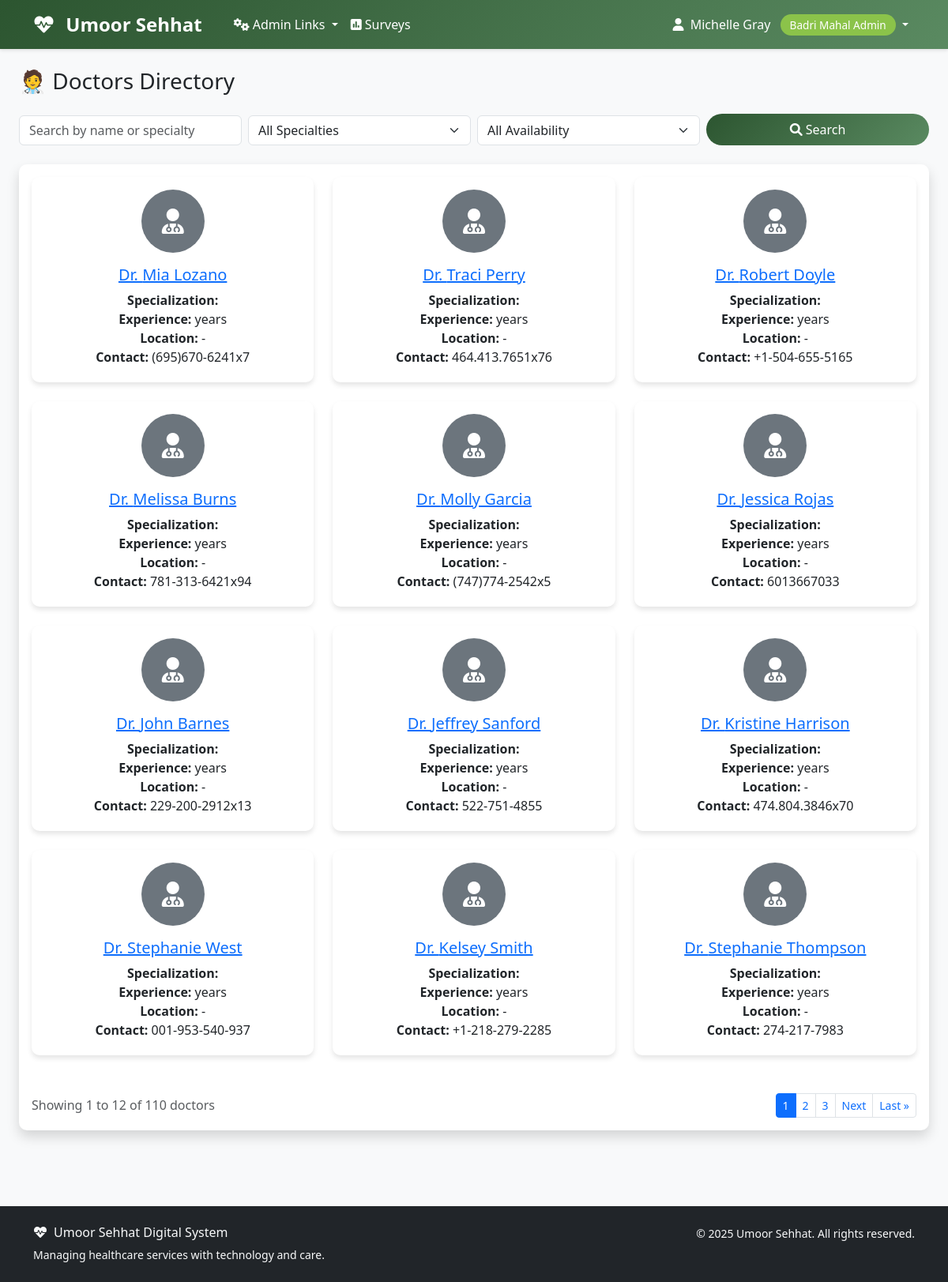
Page /doctordirectory/doctors/ (signed in) on the committed database.
### accounts/models.py (models this page shows, shortened)
class User(AbstractUser):
    ROLE_CHOICES = [
        ('aamil', 'Aamil'),
        ('moze_coordinator', 'Moze Coordinator'),
        ('doctor', 'Doctor'),
        ('student', 'Student'),
        ('badri_mahal_admin', 'Badri Mahal Admin'),
    ]
    role = models.CharField(max_length=20, choices=ROLE_CHOICES, default='student')
    its_id = models.CharField(
        max_length=8,
        unique=True,
        null=True,
        blank=True,
        validators=[RegexValidator(
            regex=r'^\d{8}$',
            message='ITS ID must be exactly 8 digits',
            code='invalid_its_id'
        )],
        help_text='8-digit ITS ID'
    )
    phone_number = models.CharField(max_length=15, blank=True, null=True)
    profile_photo = models.URLField(blank=True, null=True)
    arabic_name = models.CharField(max_length=100, blank=True, null=True)
    age = models.PositiveIntegerField(blank=True, null=True)
    verified_certificate = models.FileField(upload_to='certificates/', blank=True, null=True)
    specialty = models.CharField(max_length=100, blank=True, null=True)
    college = models.CharField(max_length=100, blank=True, null=True)  # For students
    specialization = models.CharField(max_length=100, blank=True, null=True)  # For students
    created_at = models.DateTimeField(auto_now_add=True)
    updated_at = models.DateTimeField(auto_now=True)
    def get_full_name(self):
        if self.arabic_name:
            return self.arabic_name
        return super().get_full_name() or self.username
    @property
    def is_aamil(self):
        return self.role == 'aamil'
    @property
    def is_moze_coordinator(self):
        return self.role == 'moze_coordinator'
    @property
    def is_doctor(self):
        return self.role == 'doctor'
    @property
    def is_student(self):
        return self.role == 'student'
    @property
    def is_admin(self):
        return self.role == 'badri_mahal_admin' or self.is_superuser
    class Meta:
        verbose_name = 'User'
        verbose_name_plural = 'Users'
        ordering = ['first_name', 'last_name']

### doctordirectory/models.py (models this page shows, shortened)
class Doctor(models.Model):
    user = models.OneToOneField(
        settings.AUTH_USER_MODEL,
        on_delete=models.CASCADE,
        related_name='doctordirectory_profile',
        limit_choices_to={'role': 'doctor'}
    )
    name = models.CharField(max_length=100)  # Can be different from user's name
    its_id = models.CharField(
        max_length=8,
        unique=True,
        validators=[RegexValidator(
            regex=r'^\d{8}$',
            message='ITS ID must be exactly 8 digits'
        )]
    )
    specialty = models.CharField(max_length=100)
    qualification = models.CharField(max_length=200, blank=True, null=True)
    experience_years = models.PositiveIntegerField(default=0)
    verified_certificate = models.FileField(upload_to='doctor_certificates/', blank=True, null=True)
    assigned_moze = models.ForeignKey(
        Moze,
        on_delete=models.SET_NULL,
        null=True,
        blank=True,
        related_name='assigned_doctors'
    )
    is_verified = models.BooleanField(default=False)
    is_available = models.BooleanField(default=True)
    license_number = models.CharField(max_length=50, blank=True, null=True)
    consultation_fee = models.DecimalField(max_digits=10, decimal_places=2, default=0.00)
    phone = models.CharField(max_length=15, blank=True, null=True)
    email = models.EmailField(blank=True, null=True)
    address = models.TextField(blank=True, null=True)
    languages_spoken = models.CharField(max_length=200, blank=True, null=True, help_text='Comma-separated languages')
    bio = models.TextField(blank=True, null=True)
    created_at = models.DateTimeField(auto_now_add=True)
    updated_at = models.DateTimeField(auto_now=True)
    class Meta:
        verbose_name = 'Doctor'
        verbose_name_plural = 'Doctors'
        ordering = ['name']

### doctordirectory/views.py (the view, shortened to what this page needs)
# urls.py: path('doctors/', views.DoctorListView.as_view(), name='doctor_list'),
class DoctorListView(LoginRequiredMixin, ListView):
    model = Doctor
    template_name = 'doctordirectory/doctor_list.html'
    context_object_name = 'doctors'
    paginate_by = 12
    def get_queryset(self):
        queryset = Doctor.objects.select_related('user', 'assigned_moze')
        search = self.request.GET.get('search')
        specialty = self.request.GET.get('specialty')
        if specialty:
            queryset = queryset.filter(user__specialty__icontains=specialty)
        available = self.request.GET.get('available')
        if available == 'true':
            today = timezone.now().date()
            queryset = queryset.filter(
                availabilities__date=today,
                availabilities__is_available=True
            )
        return queryset.distinct()
    def get_context_data(self, **kwargs):
        context = super().get_context_data(**kwargs)
        context['search_query'] = self.request.GET.get('search', '')
        context['specialty_filter'] = self.request.GET.get('specialty', '')
        context['available_filter'] = self.request.GET.get('available', '')
        context['specialties'] = Doctor.objects.filter(
            user__specialty__isnull=False
        ).exclude(user__specialty='').values_list('user__specialty', flat=True).distinct()
        return context

### templates/doctordirectory/doctor_list.html (shortened to what this page needs)
{% extends 'base.html' %}
{% block content %}
<div class="container-fluid">
    <div class="row mb-4">
        <div class="col-12">
            <h1 class="h3 mb-0 text-gray-800">🧑‍⚕️ Doctors Directory</h1>
        </div>
    </div>
    <form method="get" class="mb-4">
        <div class="row g-2 align-items-end">
            <div class="col-md-3">
                <input type="text" name="search" class="form-control" placeholder="Search by name or specialty" value="{{ search_query }}">
            </div>
            <div class="col-md-3">
                <select name="specialty" class="form-select">
                    <option value="">All Specialties</option>
                </select>
            </div>
            <div class="col-md-3">
                <select name="available" class="form-select">
                    <option value="">All Availability</option>
                </select>
            </div>
            <div class="col-md-3">
                <button type="submit" class="btn btn-primary w-100"><i class="fas fa-search me-1"></i>Search</button>
            </div>
        </div>
    </form>
    <div class="card shadow mb-4">
        <div class="card-body">
            {% if doctors %}
                <div class="row">
                    {% for doctor in doctors %}
                    <div class="col-md-6 col-lg-4 mb-4">
                        <div class="card h-100">
                            <div class="card-body d-flex flex-column align-items-center text-center">
                                {% if doctor.user.profile_photo %}
                                    <img src="{{ doctor.user.profile_photo }}" alt="Profile Photo" class="rounded-circle mb-2" style="width: 80px; height: 80px; object-fit: cover;">
                                {% else %}
                                    <div class="rounded-circle bg-secondary mb-2 d-flex align-items-center justify-content-center" style="width: 80px; height: 80px;">
                                        <i class="fas fa-user-md fa-2x text-white"></i>
                                    </div>
                                {% endif %}
                                <h5 class="card-title mt-2">
                                    <a href="{% url 'doctordirectory:doctor_detail' doctor.pk %}">Dr. {{ doctor.user.get_full_name }}</a>
                                </h5>
                                <p class="card-text mb-1">
                                    <strong>Specialization:</strong> {{ doctor.specialization }}<br>
                                    <strong>Experience:</strong> {{ doctor.years_of_experience }} years<br>
                                    <strong>Location:</strong> {{ doctor.user.profile.location|default:'-' }}<br>
                                    <strong>Contact:</strong> {{ doctor.user.phone_number|default:'-' }}
                                </p>
                            </div>
                        </div>
                    </div>
                    {% endfor %}
                </div>
                {% if is_paginated %}
                <div class="d-flex justify-content-between align-items-center mt-4">
                    <div class="text-muted">
                        Showing {{ page_obj.start_index }} to {{ page_obj.end_index }} of {{ page_obj.paginator.count }} doctors
                    </div>
                    <nav aria-label="Doctor pagination">
                        <ul class="pagination pagination-sm mb-0">
                            {% for num in page_obj.paginator.page_range %}
                                {% if page_obj.number == num %}
                                    <li class="page-item active">
                                        <span class="page-link">{{ num }}</span>
                                    </li>
                                {% elif num > page_obj.number|add:'-3' and num < page_obj.number|add:'3' %}
                                    <li class="page-item">
                                        <a class="page-link" href="?page={{ num }}">{{ num }}</a>
                                    </li>
                                {% endif %}
                            {% endfor %}
                            {% if page_obj.has_next %}
                                <li class="page-item">
                                    <a class="page-link" href="?page={{ page_obj.next_page_number }}">Next</a>
                                </li>
                                <li class="page-item">
                                    <a class="page-link" href="?page={{ page_obj.paginator.num_pages }}">Last &raquo;</a>
                                </li>
                            {% endif %}
                        </ul>
                    </nav>
                </div>
                {% endif %}
            {% else %}
                <p class="text-muted">No doctors registered yet.</p>
            {% endif %}
        </div>
    </div>
</div>
{% endblock %}

### templates/base.html (shortened to what this page needs)
<!DOCTYPE html>
<html lang="en">
<head>
    <link href="https://cdn.jsdelivr.net/npm/bootstrap@5.3.0/dist/css/bootstrap.min.css" rel="stylesheet">
    <link href="https://cdnjs.cloudflare.com/ajax/libs/font-awesome/6.0.0/css/all.min.css" rel="stylesheet">
</head>
<body>
    <nav class="navbar navbar-expand-lg navbar-custom">
        <div class="container">
            <a class="navbar-brand text-white" href="{% url 'dashboard' %}">
                <i class="fas fa-heartbeat me-2"></i>
                Umoor Sehhat
            </a>
            <div class="collapse navbar-collapse" id="navbarNav">
                {% if user.is_authenticated %}
                    <ul class="navbar-nav me-auto">
                        {% if user.is_admin %}
                            <li class="nav-item dropdown">
                                <a class="nav-link dropdown-toggle" href="#" id="adminDropdown" role="button" data-bs-toggle="dropdown" aria-expanded="false">
                                    <i class="fas fa-cogs me-1"></i>Admin Links
                                </a>
                            </li>
                        {% endif %}
                        <li class="nav-item">
                            <a class="nav-link" href="{% url 'surveys:list' %}" class="text-decoration-none">
                                <i class="fas fa-poll me-1"></i>Surveys
                            </a>
                        </li>
                    </ul>
                    <ul class="navbar-nav">
                        <li class="nav-item dropdown">
                            <a class="nav-link dropdown-toggle" href="#" id="navbarDropdown" role="button" data-bs-toggle="dropdown">
                                <i class="fas fa-user me-1"></i>
                                {{ user.get_full_name|default:user.username }}
                                <span class="role-badge ms-2">{{ user.get_role_display }}</span>
                            </a>
                        </li>
                    </ul>
                {% endif %}
            </div>
        </div>
    </nav>
    <main class="container-fluid py-4">
        {% block content %}{% endblock %}
    </main>
    <footer class="bg-dark text-light py-4 mt-5">
        <div class="container">
            <div class="row">
                <div class="col-md-6">
                    <h6><i class="fas fa-heartbeat me-2"></i>Umoor Sehhat Digital System</h6>
                    <p class="small mb-0">Managing healthcare services with technology and care.</p>
                </div>
                <div class="col-md-6 text-md-end">
                    <p class="small mb-0">
                        &copy; {% now "Y" %} Umoor Sehhat. All rights reserved.
                    </p>
                </div>
            </div>
        </div>
    </footer>
</body>
</html>

### templates/base.html (style rules this page uses)
:root { --primary-color: #2c5530; --secondary-color: #5a8a61; --accent-color: #8bc34a; --text-dark: #2d3436; --bg-light: #f8f9fa; }
body { font-family: 'Segoe UI', Tahoma, Geneva, Verdana, sans-serif; background-color: var(--bg-light); }
.navbar-brand { font-weight: bold; color: white !important; font-size: 1.5rem; margin-right: 2rem; }
.navbar-custom { background: linear-gradient(135deg, var(--primary-color), var(--secondary-color)); box-shadow: 0 2px 4px rgba(0,0,0,.1); }
.navbar-custom .navbar-nav .nav-link { color: white !important; font-weight: 500; transition: all 0.3s ease; }
.card { border: none; border-radius: 10px; box-shadow: 0 4px 6px rgba(0,0,0,.1); transition: transform 0.3s ease; }
.btn-primary { background: linear-gradient(135deg, var(--primary-color), var(--secondary-color)); border: none; border-radius: 25px; padding: 8px 24px; font-weight: 500; transition: all 0.3s ease; }
.role-badge { background: var(--accent-color); color: white; padding: 4px 12px; border-radius: 20px; font-size: 0.85rem; font-weight: 500; }

### rows in the picture
User: get_full_name "Michelle Gray", role "Badri Mahal Admin"
Doctor: user.get_full_name "Mia Lozano", user.profile.location "-", user.phone_number "(695)670-6241x7"
Doctor: user.get_full_name "Traci Perry", user.profile.location "-", user.phone_number "464.413.7651x76"
Doctor: user.get_full_name "Robert Doyle", user.profile.location "-", user.phone_number "+1-504-655-5165"
Doctor: user.get_full_name "Melissa Burns", user.profile.location "-", user.phone_number "781-313-6421x94"
Doctor: user.get_full_name "Molly Garcia", user.profile.location "-", user.phone_number "(747)774-2542x5"
Doctor: user.get_full_name "Jessica Rojas", user.profile.location "-", user.phone_number "6013667033"
Doctor: user.get_full_name "John Barnes", user.profile.location "-", user.phone_number "229-200-2912x13"
Doctor: user.get_full_name "Jeffrey Sanford", user.profile.location "-", user.phone_number "522-751-4855"
Doctor: user.get_full_name "Kristine Harrison", user.profile.location "-", user.phone_number "474.804.3846x70"
Doctor: user.get_full_name "Stephanie West", user.profile.location "-", user.phone_number "001-953-540-937"
Doctor: user.get_full_name "Kelsey Smith", user.profile.location "-", user.phone_number "+1-218-279-2285"
Doctor: user.get_full_name "Stephanie Thompson", user.profile.location "-", user.phone_number "274-217-7983"

### other values in the picture
{{ page_obj.start_index }} "1"
{{ page_obj.end_index }} "12"
{{ page_obj.paginator.count }} "110"
{{ num }} "1"
{{ num }} "2" "3"
